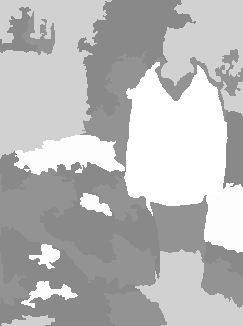
#> input picture ASG2/contrast_cue.png, 243 x 326 px
$ python code_q3.py
#> lines starting #> are read from the running program, lines starting #| are printed output that depends on the picture; after the words box and inside, x2 and y2 are one past the last pixel; in counts of white or black regions, pixels touching at a corner belong together; long printed decimals are rounded

import cv2
import math
import numpy as np
import matplotlib.pyplot as plt
from scipy.integrate import quad

c_image = cv2.imread("contrast_cue.png")
#> c_image is the input picture: shape (326, 243, 3); min 137, max 255, mean 185.4
c_image = cv2.cvtColor(c_image,cv2.COLOR_RGB2GRAY)
#> c_image: shape (326, 243)
print(c_image.shape)
#| (326, 243)
s_image = cv2.imread("spatial_cue.png")
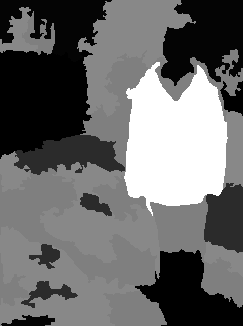
#> input picture ASG2/spatial_cue.png, 243 x 326 px
#> s_image is the input picture: shape (326, 243, 3); min 0, max 255, mean 106.3
s_image = cv2.cvtColor(s_image,cv2.COLOR_RGB2GRAY)
#> s_image: shape (326, 243)
print(s_image.shape)
#| (326, 243)


def z_value(mf,sf,mb,sb,flag):
	term1 = ((mb*pow(sf,2) - mf*pow(sb,2))/(pow(sf,2)-pow(sb,2)))
	term2 = ((sf*sb)/(pow(sf,2)-pow(sb,2)))
	term3 = pow((mf-mb),2) - (2*(pow(sf,2) - pow(sb,2))*(np.log(sb) - np.log(sf)))
	if(flag==1):
		return term1 + (term2*np.sqrt(term3))
	else:
		return term1 - (term2*np.sqrt(term3))

def separation_score(timage):
	m,n = timage.shape[:2]
#> m = 326; n = 243

	th_value,th_image = cv2.threshold(timage,0,255,cv2.THRESH_BINARY+cv2.THRESH_OTSU)
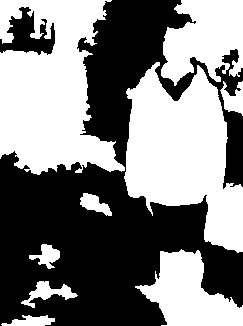
#> th_image: shape (326, 243); 50.1% white; 2 black regions, box (x1, y1, x2, y2) and area: (0, 0, 243, 326) 38182, (0, 7, 55, 55) 1365
#> th_value = 147
	print("th_value", th_value)
#| th_value 147.0
	# print(th_image)
	print("th_image shape",th_image.shape)
#| th_image shape (326, 243)
	image = np.float32(timage)/np.float32(np.amax(timage))

	fpx = []
	bpx = []

	print(m,n)
#| 326 243
	# exit(0)
	for i in range(m):
		for j in range(n):
			if(th_image[i][j]==0):
				bpx.append(image[i][j])
			else:
				fpx.append(image[i][j])
#> after the loop, bpx = 39547 items; fpx = 39671 items
	# print(bpx)
	bpx = np.array(bpx)
	fpx = np.array(fpx)
	mf = np.mean(fpx)# + 1.0
#> mf = 0.898
	mb = np.mean(bpx)# + 1.0
#> mb = 0.555
	sf = np.std(fpx) + 1e-5
#> sf = 0.0883
	sb = np.std(bpx) + 1e-5
#> sb = 0.0196
	print(mf, sf,"---",mb,sb)
#| 0.8984 0.08829 --- 0.5553 0.01956
	z1 = z_value(mf,sf,mb,sb,1)#/255.0
#> in z_value, `term1 = ((mb*pow(sf,2) - mf*pow(sb,2))/(pow(sf,2)-pow(sb,2)))`: term1 = 0.538
#> in z_value, `term2 = ((sf*sb)/(pow(sf,2)-pow(sb,2)))`: term2 = 0.233
#> in z_value, `term3 = pow((mf-mb),2) - (2*(pow(sf,2) - pow(sb,2))*(np.log(sb) - np.l..`: term3 = 0.14
#> z1 = 0.625
	z2 = z_value(mf,sf,mb,sb,0)#/255.0
#> z2 = 0.45

	gamma = 256
	print(z1,z2)
#| 0.6248 0.4504
	L = 0
	f3 = lambda z: 	np.exp(-(np.square((z - mf)/sf)))/(sf*(np.sqrt(2*np.pi)))

	f4 = lambda z: 	np.exp(-(np.square((z - mb)/sb)))/(sb*(np.sqrt(2*np.pi)))

	if(z1<=1):
		print("z1")
		L = quad(f3, 0,z1)[0] + quad(f4,z1,1)[0]
#> L = 4.33e-06

	else:
		L = quad(f3, 0,z2)[0] + quad(f4,z2,1)[0]

	print("L",L)
#| L 4.326879623873467e-06

	phi = 1/(1+np.log10(1 + gamma*(L)))
#> phi = 1

	print(phi)
#| 0.9995

	return phi


cscore = (separation_score(c_image))
#> cscore = 1
print("---------------------------------")
sscore = (separation_score(s_image))
#> in separation_score (call 2), `th_value,th_image = cv2.threshold(timage,0,255,cv2.THRESH_BINARY+cv2.T..`:
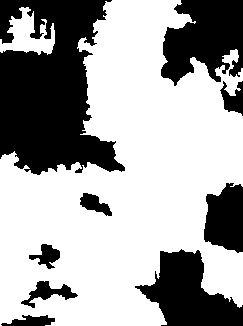
#> th_image: shape (326, 243); 64.3% white; 9 black regions, largest, box (x1, y1, x2, y2) and area: (0, 0, 125, 175) 14350, (161, 0, 243, 86) 5038, (135, 249, 243, 326) 4576
#> in separation_score (call 2), `th_value,th_image = cv2.threshold(timage,0,255,cv2.THRESH_BINARY+cv2.T..`: th_value = 43
#| th_value 43.0
#| th_image shape (326, 243)
#| 326 243
#> after the loop in separation_score (call 2), `for i in range(m):`: bpx = 28288 items; fpx = 50930 items
#> in separation_score (call 2), `mf = np.mean(fpx)# + 1.0`: mf = 0.625
#> in separation_score (call 2), `mb = np.mean(bpx)# + 1.0`: mb = 0.0421
#> in separation_score (call 2), `sf = np.std(fpx) + 1e-5`: sf = 0.202
#> in separation_score (call 2), `sb = np.std(bpx) + 1e-5`: sb = 0.0675
#| 0.625 0.2018 --- 0.04206 0.06745
#> in separation_score (call 2), `z1 = z_value(mf,sf,mb,sb,1)#/255.0`: z1 = 0.212
#> in separation_score (call 2), `z2 = z_value(mf,sf,mb,sb,0)#/255.0`: z2 = -0.275
#| 0.2124 -0.2749
#> in separation_score (call 2), `L = quad(f3, 0,z1)[0] + quad(f4,z1,1)[0]`: L = 0.00147
#| L 0.001474
#> in separation_score (call 2), `phi = 1/(1+np.log10(1 + gamma*(L)))`: phi = 0.878
#| 0.8779
#> sscore = 0.878

c_image = np.float32(c_image)/np.float32(np.amax(c_image))
s_image = np.float32(s_image)/np.float32(np.amax(s_image))

saliency_image = c_image*cscore + s_image*sscore
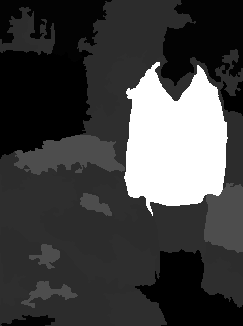
#> saliency_image: shape (326, 243) float32; min 0.819, max 1.88, mean 1.09; drawn with min black and max white
saliency_image = saliency_image/np.amax(saliency_image)
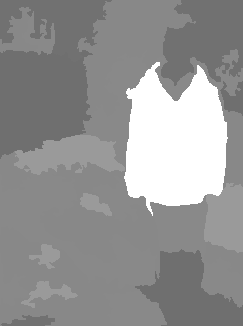
#> saliency_image: shape (326, 243) float32; min 0.436, max 1, mean 0.582

saliency_image = saliency_image*255.0

saliency_image = np.uint8(saliency_image)
plt.imshow(saliency_image,cmap="gray")
plt.show()
cv2.imwrite("saliency_image.png", saliency_image)
